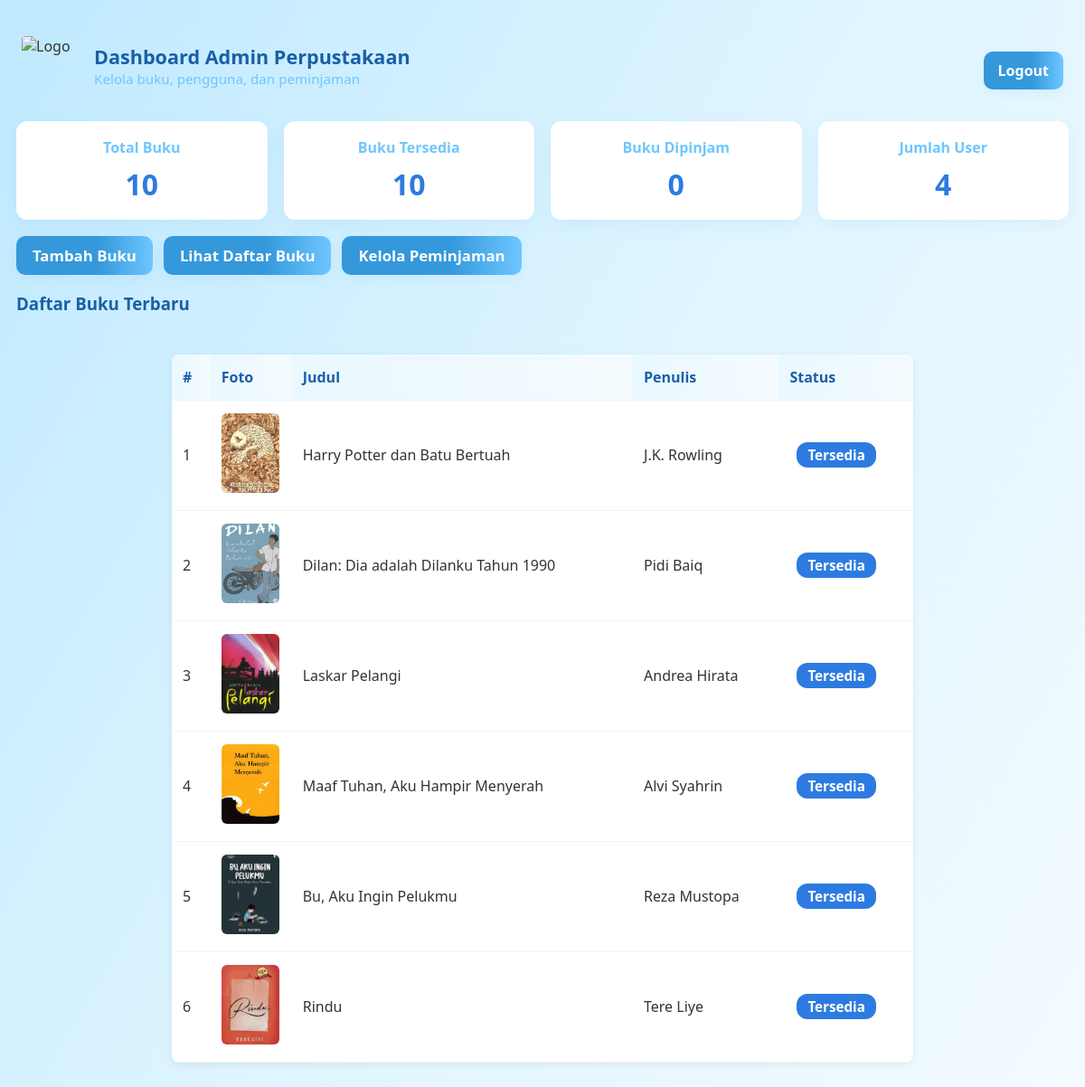
Page /admin_dashboard.php (signed in) on the committed database.
### tables this page shows
CREATE TABLE `buku` (
  `id_buku` int(11) NOT NULL,
  `judul` varchar(100) DEFAULT NULL,
  `penulis` varchar(100) DEFAULT NULL,
  `penerbit` varchar(100) DEFAULT NULL,
  `tahun_terbit` year(4) DEFAULT NULL,
  `stok` int(11) DEFAULT NULL,
  `rak` varchar(20) DEFAULT NULL,
  `status` varchar(20) DEFAULT NULL,
  `foto` varchar(255) DEFAULT NULL,
  `deskripsi` text DEFAULT NULL,
  `jumlah_halaman` int(11) DEFAULT NULL
);

### admin_dashboard.php (the view, shortened to what this page needs)
<?php
include 'config/koneksi.php';
$totalBooksQ = mysqli_query($koneksi, "SELECT COUNT(*) as cnt FROM buku");
$totalBooksR = mysqli_fetch_assoc($totalBooksQ);
$totalBooks = $totalBooksR ? intval($totalBooksR['cnt']) : 0;
$availableQ = mysqli_query($koneksi, "SELECT COUNT(*) as cnt FROM buku WHERE (status='Tersedia' OR stok>0)");
$availableR = mysqli_fetch_assoc($availableQ);
$availableBooks = $availableR ? intval($availableR['cnt']) : 0;
$borrowedQ = mysqli_query($koneksi, "SELECT COUNT(*) as cnt FROM buku WHERE status='Dipinjam' OR stok=0");
$borrowedR = mysqli_fetch_assoc($borrowedQ);
$borrowedBooks = $borrowedR ? intval($borrowedR['cnt']) : 0;
$usersQ = mysqli_query($koneksi, "SELECT COUNT(*) as cnt FROM users");
$usersR = mysqli_fetch_assoc($usersQ);
$totalUsers = $usersR ? intval($usersR['cnt']) : 0;
$recent = mysqli_query($koneksi, "SELECT id_buku, judul, penulis, foto, status FROM buku ORDER BY id_buku DESC LIMIT 6");
?>
<!DOCTYPE html>
<html>
<head>
    <link rel="stylesheet" href="assets/css/style.css">
</head>
<body>
    <div class="admin-header">
        <div class="admin-header-left">
            <img src="assets/img/logo.png" alt="Logo" class="admin-logo">
            <div>
                <div class="admin-title">Dashboard Admin Perpustakaan</div>
                <div class="admin-sub">Kelola buku, pengguna, dan peminjaman</div>
            </div>
        </div>
        <div class="admin-header-right">
            <a href="logout.php" class="profile-logout">Logout</a>
        </div>
    </div>
    <div class="admin-container">
        <div class="stats-grid">
            <div class="stat-card">
                <div class="stat-label">Total Buku</div>
                <div class="stat-value"><?= $totalBooks; ?></div>
            </div>
            <div class="stat-card">
                <div class="stat-label">Buku Tersedia</div>
                <div class="stat-value"><?= $availableBooks; ?></div>
            </div>
            <div class="stat-card">
                <div class="stat-label">Buku Dipinjam</div>
                <div class="stat-value"><?= $borrowedBooks; ?></div>
            </div>
            <div class="stat-card">
                <div class="stat-label">Jumlah User</div>
                <div class="stat-value"><?= $totalUsers; ?></div>
            </div>
        </div>
        <div class="quick-actions">
            <a href="tambah_buku.php" class="btn-kembali">Tambah Buku</a>
            <a href="test_buku.php" class="btn-kembali">Lihat Daftar Buku</a>
            <a href="admin_peminjaman.php" class="btn-kembali">Kelola Peminjaman</a>
        </div>
        <div class="recent-section">
            <h3>Daftar Buku Terbaru</h3>
            <div class="recent-table-wrapper">
            <table class="recent-table">
                <thead>
                    <tr><th>#</th><th>Foto</th><th>Judul</th><th>Penulis</th><th>Status</th></tr>
                </thead>
                <tbody>
                    <?php $no = 1; while ($row = mysqli_fetch_assoc($recent)): ?>
                        <tr>
                            <td><?= $no++; ?></td>
                            <td style="width:90px;"><img src="upload/<?= htmlspecialchars($row['foto']); ?>" alt="<?= htmlspecialchars($row['judul']); ?>"></td>
                            <td><?= htmlspecialchars($row['judul']); ?></td>
                            <td><?= htmlspecialchars($row['penulis']); ?></td>
                            <td><span class="badge-status <?= ($row['status'] == 'Tersedia') ? 'tersedia' : 'dipinjam' ?>"><?= htmlspecialchars($row['status']); ?></span></td>
                        </tr>
                    <?php endwhile; ?>
                </tbody>
            </table>
            </div>
        </div>
    </div>
</body>
</html>

### assets/css/style.css (style rules this page uses)
.btn-kembali { display: inline-block; background: linear-gradient(90deg, #3498db 60%, #6ec6ff 100%); color: #fff; border: none; padding: 8px 28px; border-radius: 6px; font-weight: 600; text-decoration: none; font-size: 1.05rem; box-shadow: 0 2px 8px rgba(52,152,219,0.08); transition: background 0.2s, color 0.2s; }
.badge-status { display: inline-block; padding: 4px 12px; border-radius: 12px; font-size: 0.95rem; font-weight: 600; color: #fff; margin-left: 8px; }
.badge-status.tersedia { background: #2d7be0; }
html, body { margin: 0; padding: 0; }
body { background: #f2f4f7; color: #2d3a4b; font-family: "Segoe UI", Roboto, Helvetica, Arial, sans-serif; }
.profile-logout { display: inline-block; background: linear-gradient(90deg, #3498db 60%, #6ec6ff 100%); color: #fff; padding: 10px 32px; border-radius: 6px; font-weight: 600; text-decoration: none; margin-top: 12px; box-shadow: 0 2px 8px rgba(52,152,219,0.08); transition: background 0.2s; }
*, *::before, *::after { box-sizing: border-box; }
body { font-family: 'Segoe UI', Arial, sans-serif; background: linear-gradient(120deg, #bfe9ff 0%, #dff5ff 50%, #f4fbff 100%); color: #333; margin: 0; padding: 0; -webkit-font-smoothing: antialiased; -moz-osx-font-smoothing: grayscale; }
button, .btn-kembali, .book-action a, .top-profile, .profile-back, .profile-logout { display: inline-flex; align-items: center; justify-content: center; gap: 6px; padding: 10px 16px; border-radius: 10px; cursor: pointer; box-shadow: 0 4px 14px rgba(52,152,219,0.08); }
form, table { max-width: 100%; }
form, table { background: #fff; border-radius: 8px; box-shadow: 0 2px 8px rgba(0,0,0,0.07); padding: 24px; margin: 24px auto; max-width: 600px; }
table { width: 100%; border-collapse: collapse; }
th, td { padding: 12px 8px; border-bottom: 1px solid #e5e7eb; text-align: left; }
th { background: #eaf3fb; color: #195fa7; }
img { border-radius: 4px; }
a { color: #2d7be0; text-decoration: none; font-weight: 500; }
.admin-header { display: flex; justify-content: space-between; align-items: center; max-width: 1200px; margin: 28px auto 8px auto; padding: 12px 24px; background: transparent; }
.admin-header-left { display:flex; align-items:center; gap:16px; }
.admin-logo { width:64px; height:64px; object-fit:contain; }
.admin-title { font-size:1.35rem; color:#195fa7; font-weight:700; }
.admin-sub { color:#6ec6ff; font-size:0.95rem; }
.admin-container { max-width:1200px; margin: 16px auto 80px auto; padding: 0 18px; }
.stats-grid { display:grid; grid-template-columns: repeat(4, 1fr); gap:18px; margin-top:18px; }
.stat-card { background:#fff; border-radius:12px; padding:18px; box-shadow:0 6px 18px rgba(52,152,219,0.08); text-align:center; }
.stat-label { color:#6ec6ff; font-weight:700; margin-bottom:8px; }
.stat-value { font-size:2rem; color:#2d7be0; font-weight:800; }
.quick-actions { display:flex; gap:12px; flex-wrap:wrap; margin:18px 0; }
.quick-actions .btn-kembali { padding:10px 18px; border-radius:10px; }
.recent-section { margin-top:18px; }
.recent-section h3 { color:#195fa7; margin-bottom:12px; }
.recent-table-wrapper { overflow:auto; background: transparent; padding: 8px; }
.recent-table { width:100%; min-width:820px; border-collapse:collapse; background:#fff; border-radius:8px; overflow:hidden; }
.recent-table th, .recent-table td { padding:14px 12px; text-align:left; border-bottom:1px solid #eef6fb; }
.recent-table thead th { background: linear-gradient(90deg,#eaf8ff,#f4fbff); color:#195fa7; }
.recent-table td img { width:64px; height:88px; object-fit:cover; border-radius:6px; }

### rows in the picture
buku: foto (picture), judul "Harry Potter dan Batu Bertuah", penulis "J.K. Rowling", status "Tersedia"
buku: foto (picture), judul "Dilan: Dia adalah Dilanku Tahun 1990", penulis "Pidi Baiq", status "Tersedia"
buku: foto (picture), judul "Laskar Pelangi", penulis "Andrea Hirata", status "Tersedia"
buku: foto (picture), judul "Maaf Tuhan, Aku Hampir Menyerah", penulis "Alvi Syahrin", status "Tersedia"
buku: foto (picture), judul "Bu, Aku Ingin Pelukmu", penulis "Reza Mustopa", status "Tersedia"
buku: foto (picture), judul "Rindu", penulis "Tere Liye", status "Tersedia"

### other values in the picture
$totalBooks "10"
$availableBooks "10"
$borrowedBooks "0"
$totalUsers "4"
